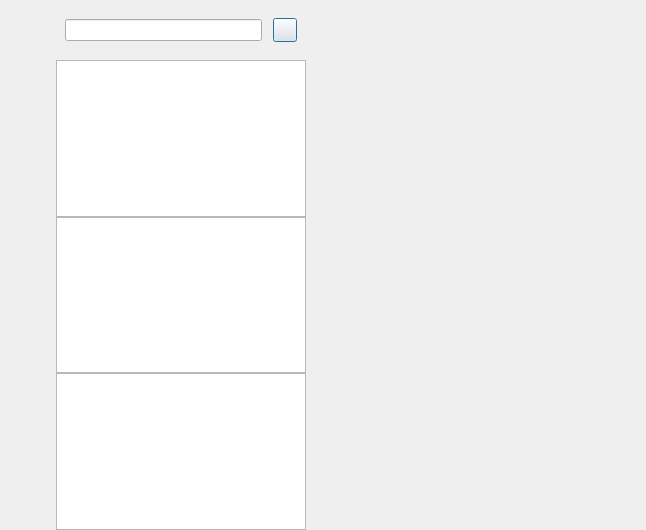
<?xml version="1.0" encoding="UTF-8"?>
<ui version="4.0">
 <class>ChatDialog</class>
 <widget class="QDialog" name="ChatDialog">
  <property name="geometry">
   <rect>
    <x>0</x>
    <y>0</y>
    <width>646</width>
    <height>530</height>
   </rect>
  </property>
  <property name="windowTitle">
   <string>Dialog</string>
  </property>
  <layout class="QHBoxLayout" name="horizontalLayout">
   <property name="spacing">
    <number>0</number>
   </property>
   <property name="leftMargin">
    <number>0</number>
   </property>
   <property name="topMargin">
    <number>0</number>
   </property>
   <property name="rightMargin">
    <number>0</number>
   </property>
   <property name="bottomMargin">
    <number>0</number>
   </property>
   <item>
    <widget class="QWidget" name="side_bar" native="true">
     <property name="sizePolicy">
      <sizepolicy hsizetype="Fixed" vsizetype="Expanding">
       <horstretch>0</horstretch>
       <verstretch>0</verstretch>
      </sizepolicy>
     </property>
     <property name="minimumSize">
      <size>
       <width>56</width>
       <height>0</height>
      </size>
     </property>
     <property name="maximumSize">
      <size>
       <width>56</width>
       <height>16777215</height>
      </size>
     </property>
     <layout class="QVBoxLayout" name="verticalLayout_2">
      <property name="leftMargin">
       <number>10</number>
      </property>
      <property name="topMargin">
       <number>30</number>
      </property>
      <property name="rightMargin">
       <number>0</number>
      </property>
      <property name="bottomMargin">
       <number>0</number>
      </property>
      <item>
       <widget class="QWidget" name="widget" native="true">
        <layout class="QVBoxLayout" name="verticalLayout_3">
         <property name="spacing">
          <number>30</number>
         </property>
         <property name="leftMargin">
          <number>0</number>
         </property>
         <property name="topMargin">
          <number>0</number>
         </property>
         <property name="rightMargin">
          <number>0</number>
         </property>
         <property name="bottomMargin">
          <number>0</number>
         </property>
         <item>
          <widget class="QLabel" name="side_head_lb">
           <property name="minimumSize">
            <size>
             <width>35</width>
             <height>35</height>
            </size>
           </property>
           <property name="maximumSize">
            <size>
             <width>35</width>
             <height>35</height>
            </size>
           </property>
           <property name="text">
            <string/>
           </property>
          </widget>
         </item>
         <item>
          <widget class="StateWidget" name="side_chat_lb" native="true">
           <property name="minimumSize">
            <size>
             <width>30</width>
             <height>30</height>
            </size>
           </property>
           <property name="maximumSize">
            <size>
             <width>30</width>
             <height>30</height>
            </size>
           </property>
          </widget>
         </item>
         <item>
          <widget class="StateWidget" name="side_contact_lb" native="true">
           <property name="minimumSize">
            <size>
             <width>30</width>
             <height>30</height>
            </size>
           </property>
           <property name="maximumSize">
            <size>
             <width>30</width>
             <height>30</height>
            </size>
           </property>
          </widget>
         </item>
        </layout>
       </widget>
      </item>
      <item>
       <spacer name="verticalSpacer">
        <property name="orientation">
         <enum>Qt::Vertical</enum>
        </property>
        <property name="sizeHint" stdset="0">
         <size>
          <width>20</width>
          <height>370</height>
         </size>
        </property>
       </spacer>
      </item>
     </layout>
    </widget>
   </item>
   <item>
    <widget class="QWidget" name="chat_user_wid" native="true">
     <property name="sizePolicy">
      <sizepolicy hsizetype="Preferred" vsizetype="Expanding">
       <horstretch>0</horstretch>
       <verstretch>0</verstretch>
      </sizepolicy>
     </property>
     <property name="minimumSize">
      <size>
       <width>250</width>
       <height>0</height>
      </size>
     </property>
     <property name="maximumSize">
      <size>
       <width>250</width>
       <height>16777215</height>
      </size>
     </property>
     <layout class="QVBoxLayout" name="verticalLayout">
      <property name="spacing">
       <number>0</number>
      </property>
      <property name="leftMargin">
       <number>0</number>
      </property>
      <property name="topMargin">
       <number>0</number>
      </property>
      <property name="rightMargin">
       <number>0</number>
      </property>
      <property name="bottomMargin">
       <number>0</number>
      </property>
      <item>
       <widget class="QWidget" name="search_wid" native="true">
        <property name="minimumSize">
         <size>
          <width>0</width>
          <height>60</height>
         </size>
        </property>
        <property name="maximumSize">
         <size>
          <width>16777215</width>
          <height>60</height>
         </size>
        </property>
        <layout class="QHBoxLayout" name="horizontalLayout_2">
         <property name="spacing">
          <number>6</number>
         </property>
         <property name="leftMargin">
          <number>9</number>
         </property>
         <property name="topMargin">
          <number>9</number>
         </property>
         <property name="rightMargin">
          <number>9</number>
         </property>
         <property name="bottomMargin">
          <number>9</number>
         </property>
         <item>
          <widget class="CustomizeEdit" name="search_edit"/>
         </item>
         <item>
          <spacer name="horizontalSpacer">
           <property name="orientation">
            <enum>Qt::Horizontal</enum>
           </property>
           <property name="sizeType">
            <enum>QSizePolicy::Fixed</enum>
           </property>
           <property name="sizeHint" stdset="0">
            <size>
             <width>5</width>
             <height>20</height>
            </size>
           </property>
          </spacer>
         </item>
         <item>
          <widget class="ClickedBtn" name="add_btn">
           <property name="minimumSize">
            <size>
             <width>24</width>
             <height>24</height>
            </size>
           </property>
           <property name="maximumSize">
            <size>
             <width>24</width>
             <height>24</height>
            </size>
           </property>
           <property name="text">
            <string/>
           </property>
          </widget>
         </item>
        </layout>
       </widget>
      </item>
      <item>
       <widget class="ChatUserList" name="chat_user_list"/>
      </item>
      <item>
       <widget class="SearchList" name="search_list"/>
      </item>
      <item>
       <widget class="ContactUserList" name="con_user_list"/>
      </item>
     </layout>
    </widget>
   </item>
   <item>
    <widget class="QStackedWidget" name="stackedWidget">
     <widget class="ChatPage" name="chat_page"/>
     <widget class="ApplyFriendPage" name="friend_apply_page"/>
    </widget>
   </item>
  </layout>
 </widget>
 <customwidgets>
  <customwidget>
   <class>ClickedBtn</class>
   <extends>QPushButton</extends>
   <header>clickedbtn.h</header>
  </customwidget>
  <customwidget>
   <class>CustomizeEdit</class>
   <extends>QLineEdit</extends>
   <header location="global">customizeedit.h</header>
  </customwidget>
  <customwidget>
   <class>ChatUserList</class>
   <extends>QListWidget</extends>
   <header location="global">chatuserlist.h</header>
  </customwidget>
  <customwidget>
   <class>ChatPage</class>
   <extends>QWidget</extends>
   <header>chatpage.h</header>
   <container>1</container>
  </customwidget>
  <customwidget>
   <class>StateWidget</class>
   <extends>QWidget</extends>
   <header location="global">statewidget.h</header>
   <container>1</container>
  </customwidget>
  <customwidget>
   <class>SearchList</class>
   <extends>QListWidget</extends>
   <header>searchlist.h</header>
  </customwidget>
  <customwidget>
   <class>ContactUserList</class>
   <extends>QListWidget</extends>
   <header location="global">contactuserlist.h</header>
  </customwidget>
  <customwidget>
   <class>ApplyFriendPage</class>
   <extends>QWidget</extends>
   <header location="global">applyfriendpage.h</header>
   <container>1</container>
  </customwidget>
 </customwidgets>
 <resources/>
 <connections/>
</ui>
